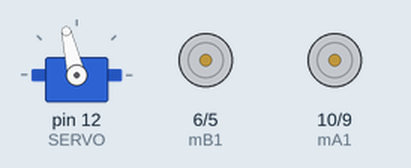
This sketch was run on a simulated Arduino Uno, built with avr-gcc and run on an emulated ATmega328P. Shown: servo, motor-driver pin pairs drawn as motors (green arrow = first pin HIGH = forward, orange = second pin HIGH = backward, longer = more drive). Wiring (inferred from the names in the program): servo: signal pin 12. Servo pulses on a pin are drawn as a servo (544–2400 µs = 0–180°).

Above: at 0.1 s.
At 3.3 s:
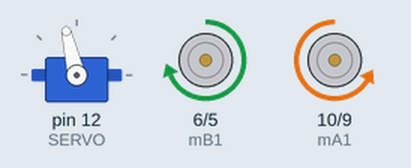
At 5.5 s:
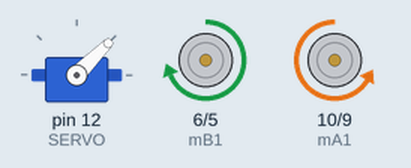
At 6.7 s:
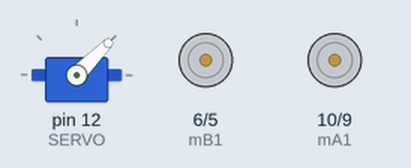
Timing chart, 0 to 8.2 s (numbered marks = the images above):
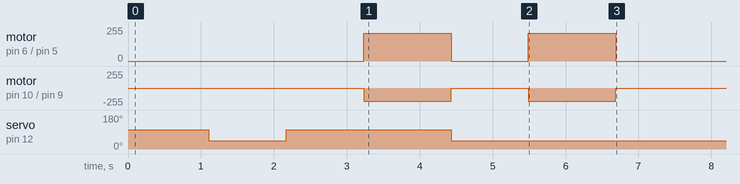

The sketch:

Week4_Grab-IT_Finished.ino
```cpp
/*Pick up the cone and keep the servo active by using millis() to update, open the gripper close it after a
second en open it again after a second without having mechanical limits, drive 25 cm forward to the cone,
grab it en drive another 25cm and keep the gripper active !!!*/

#define SERVO 12
#define gripperOpen 1600
#define gripperClose 1000

// Motor A pins
#define mA1 10
#define mA2 9

// Motor B pins
#define mB1 6
#define mB2 5

#define speedAForward 200
#define speedBForward 210
#define speedABackward 130
#define speedBBackward 255

//make methods for gripper open/close

void setup(){
  pinMode(mA1, OUTPUT);
  pinMode(mA2, OUTPUT);
  pinMode(mB1, OUTPUT);
  pinMode(mB2, OUTPUT);
  pinMode(SERVO, OUTPUT);
  digitalWrite(SERVO, 0);
  }

void moveForward(){
  // Move forward
  analogWrite(mA1, 0);
  analogWrite(mA2, speedAForward);

  analogWrite(mB1, speedBForward);
  analogWrite(mB2, 0);
  }

void stopMotors(){
  //stop
  analogWrite(mA1, 0);
  analogWrite(mA2, 0);

  analogWrite(mB1, 0);
  analogWrite(mB2, 0);
  }

void openGripper(){
  for (int i = 0; i < 1000; i++) {
    gripper(gripperOpen);
    delay(1);
    }
  }

void closeGripper(){
  for (int i = 0; i < 1000; i++) {
    gripper(gripperClose);
    delay(1);
    }
  }

void loop() {
  openGripper();

  closeGripper();

  openGripper();

  moveForward();
  delay(1200);

  stopMotors();

  closeGripper();

  moveForward();
  delay(1200);

  stopMotors();

   while (true) {
    gripper(gripperClose);
  }
}

void gripper(int newPulse){
static unsigned long timer; //static will ensure that the timer is kept alive at all times in this function
static int pulse;
  if (millis() > timer){
    if (newPulse > 0){
      pulse = newPulse;
    }
    digitalWrite(SERVO, 1);
    delayMicroseconds(pulse);
    digitalWrite(SERVO, 0);
    timer = millis()+20;
  }
}
```

Measured:
- by itself, motor on pin 6 (mB1) / pin 5 (mB2): alternates forward 210/255 for 1.2 s and stopped for 1.1 s, 4 changes in all, then stays stopped
- by itself, motor on pin 10 (mA1) / pin 9 (mA2): alternates backward 200/255 for 1.2 s and stopped for 1.1 s, 4 changes in all, then stays stopped
- by itself, servo on pin 12 (SERVO): 103° → 45° at 1.1 s, → 103° 1.1 s later, → 45° 2.3 s later
